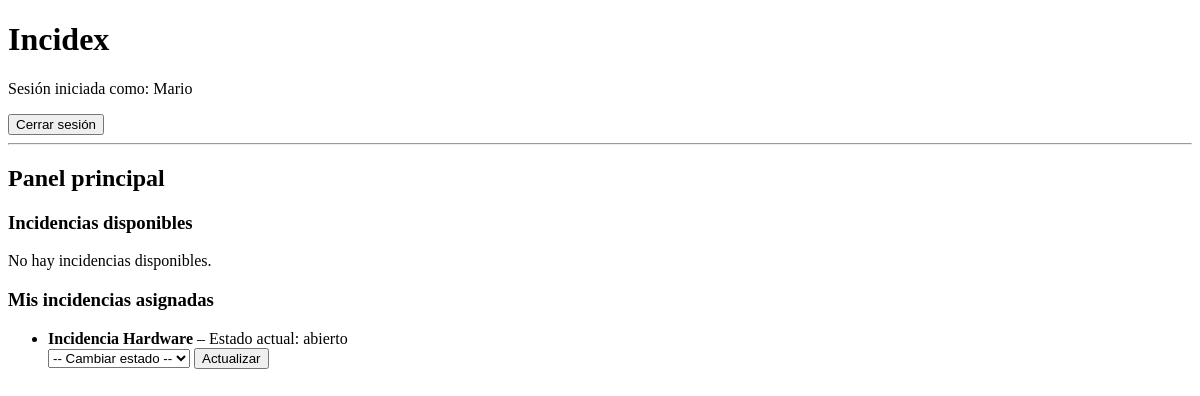
The app's page / (signed in), older data.
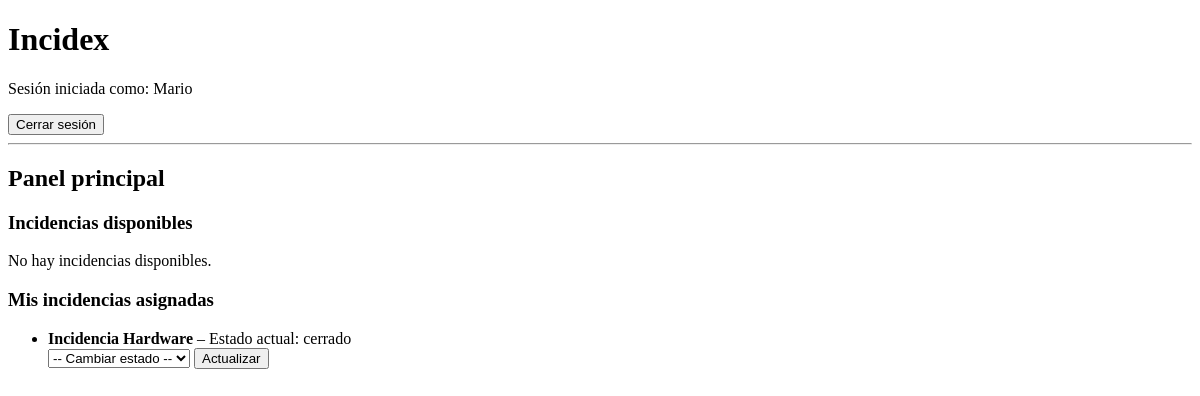
The same page, newer data.
### incidencias/models.py (models this page shows, shortened)
class Incidencia(models.Model):
    CRITICIDAD_CHOICES = [
        ('bajo', 'Bajo'),
        ('medio', 'Medio'),
        ('alto', 'Alto'),
        ('critico', 'Crítico'),
    ]
    TIPO_INCIDENCIA_CHOICES = [
        ('hardware', 'Hardware'),
        ('software', 'Software'),
    ]
    ESTADO_CHOICES = [
        ('nuevo', 'Nuevo'),
        ('abierto', 'Abierto'),
        ('pendiente', 'Pendiente'),
        ('en_espera', 'En Espera'),
        ('resuelto', 'Resuelto'),
        ('cerrado', 'Cerrado'),
    ]
    titulo = models.CharField(max_length=100)
    descripcion = models.TextField()
    criticidad = models.CharField(
        max_length=10,
        choices=CRITICIDAD_CHOICES
    )
    tipo_incidencia = models.CharField(
        max_length=10,
        choices=TIPO_INCIDENCIA_CHOICES
    )
    estado = models.CharField(
        max_length=10,
        choices=ESTADO_CHOICES,
        default='nuevo'
    )
    fecha_creacion = models.DateTimeField(auto_now_add=True)
    usuario_creador = models.ForeignKey(
        User,
        on_delete=models.CASCADE,
        related_name='incidencias'
    )
    tecnico_asignado = models.ForeignKey(
        Tecnico,
        on_delete=models.SET_NULL,
        null=True,
        blank=True,
        related_name='incidencias'
    )

### incidencias/views.py (the view)
# urls.py: path('', views.home, name='home'),
@login_required
def home(request):
    user = request.user
    context = {}
    if user.groups.filter(name='Usuarios').exists():
        incidencias = Incidencia.objects.filter(usuario_creador=user)
        context['tipo_panel'] = 'usuario'
        context['incidencias'] = incidencias
    elif user.groups.filter(name='Técnicos').exists():
        try:
            tecnico = user.tecnico
        except Tecnico.DoesNotExist:
            tecnico = None
        if tecnico:
            incidencias_disponibles = Incidencia.objects.filter(
                tipo_incidencia=tecnico.especialidad,
                tecnico_asignado__isnull=True
            )
            incidencias_asignadas = Incidencia.objects.filter(
                tecnico_asignado=tecnico
            )
            context['tipo_panel'] = 'tecnico'
            context['incidencias_disponibles'] = incidencias_disponibles
            context['incidencias_asignadas'] = incidencias_asignadas
        else:
            context['tipo_panel'] = 'tecnico_sin_perfil'
    else:
        incidencias = Incidencia.objects.all()
        context['tipo_panel'] = 'admin'
        context['incidencias'] = incidencias
    return render(request, "incidencias/home.html", context)

### templates/incidencias/home.html (shortened to what this page needs)
{% extends "base.html" %}
{% block content %}
<h2>Panel principal</h2>
{% if tipo_panel == 'usuario' %}
    <a href="{% url 'crear_incidencia' %}">Crear nueva incidencia</a>
    <h3>Mis incidencias</h3>
    {% if incidencias %}
        <ul>
        {% for inc in incidencias %}
            <li>
                {{ inc.titulo }} – {{ inc.estado }} ({{ inc.criticidad }})
            </li>
        {% endfor %}
        </ul>
    {% else %}
        <p>No tienes incidencias registradas.</p>
    {% endif %}
{% elif tipo_panel == 'tecnico' %}
    <h3>Incidencias disponibles</h3>
    {% if incidencias_disponibles %}
        <ul>
        {% for inc in incidencias_disponibles %}
            <li>
                {{ inc.titulo }} – {{ inc.criticidad }}
                <form method="post" action="{% url 'autoasignar_incidencia' inc.id %}" style="display:inline;">
                    {% csrf_token %}
                    <button type="submit">Asignarme</button>
                </form>
            </li>
        {% endfor %}
        </ul>
    {% else %}
        <p>No hay incidencias disponibles.</p>
    {% endif %}
    <h3>Mis incidencias asignadas</h3>
    {% if incidencias_asignadas %}
        <ul>
        {% for inc in incidencias_asignadas %}
            <li>
                <strong>{{ inc.titulo }}</strong> – Estado actual: {{ inc.estado }}
                <form method="post" action="{% url 'cambiar_estado_incidencia' inc.id %}">
                    <select name="estado">
                        <option value="">-- Cambiar estado --</option>
                    </select>
                    <button type="submit">Actualizar</button>
                </form>
            </li>
        {% endfor %}
        </ul>
    {% else %}
        <p>No tienes incidencias asignadas.</p>
    {% endif %}
{% else %}
    <p>No tienes un perfil válido configurado.</p>
{% endif %}
{% endblock %}

Row changes from the older to the newer data that the page shows:
changed Incidencia "Incidencia Hardware": estado "abierto" → "cerrado"
